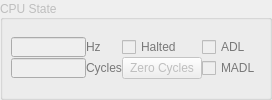
             <widget class="QGroupBox" name="groupCPU">
              <property name="enabled">
               <bool>false</bool>
              </property>
              <property name="sizePolicy">
               <sizepolicy hsizetype="Preferred" vsizetype="Fixed">
                <horstretch>0</horstretch>
                <verstretch>0</verstretch>
               </sizepolicy>
              </property>
              <property name="maximumSize">
               <size>
                <width>16777215</width>
                <height>16777215</height>
               </size>
              </property>
              <property name="title">
               <string>CPU State</string>
              </property>
              <property name="alignment">
               <set>Qt::AlignLeading|Qt::AlignLeft|Qt::AlignVCenter</set>
              </property>
              <property name="flat">
               <bool>false</bool>
              </property>
              <property name="checkable">
               <bool>false</bool>
              </property>
              <layout class="QGridLayout" name="gridLayout_15">
               <property name="leftMargin">
                <number>8</number>
               </property>
               <property name="topMargin">
                <number>8</number>
               </property>
               <property name="rightMargin">
                <number>8</number>
               </property>
               <property name="bottomMargin">
                <number>8</number>
               </property>
               <property name="horizontalSpacing">
                <number>5</number>
               </property>
               <property name="verticalSpacing">
                <number>0</number>
               </property>
               <item row="0" column="0">
                <layout class="QGridLayout" name="gridLayout_11">
                 <item row="1" column="3">
                  <widget class="QCheckBox" name="checkMADL">
                   <property name="sizePolicy">
                    <sizepolicy hsizetype="Preferred" vsizetype="Preferred">
                     <horstretch>0</horstretch>
                     <verstretch>0</verstretch>
                    </sizepolicy>
                   </property>
                   <property name="palette">
                    <palette>
                     <active>
                      <colorrole role="WindowText">
                       <brush brushstyle="SolidPattern">
                        <color alpha="255">
                         <red>0</red>
                         <green>170</green>
                         <blue>0</blue>
                        </color>
                       </brush>
                      </colorrole>
                      <colorrole role="Text">
                       <brush brushstyle="SolidPattern">
                        <color alpha="255">
                         <red>0</red>
                         <green>0</green>
                         <blue>0</blue>
                        </color>
                       </brush>
                      </colorrole>
                     </active>
                     <inactive>
                      <colorrole role="WindowText">
                       <brush brushstyle="SolidPattern">
                        <color alpha="255">
                         <red>0</red>
                         <green>170</green>
                         <blue>0</blue>
                        </color>
                       </brush>
                      </colorrole>
                      <colorrole role="Text">
                       <brush brushstyle="SolidPattern">
                        <color alpha="255">
                         <red>0</red>
                         <green>0</green>
                         <blue>0</blue>
                        </color>
                       </brush>
                      </colorrole>
                     </inactive>
                     <disabled>
                      <colorrole role="WindowText">
                       <brush brushstyle="SolidPattern">
                        <color alpha="255">
                         <red>120</red>
                         <green>120</green>
                         <blue>120</blue>
                        </color>
                       </brush>
                      </colorrole>
                      <colorrole role="Text">
                       <brush brushstyle="SolidPattern">
                        <color alpha="255">
                         <red>120</red>
                         <green>120</green>
                         <blue>120</blue>
                        </color>
                       </brush>
                      </colorrole>
                     </disabled>
                    </palette>
                   </property>
                   <property name="text">
                    <string notr="true">MADL</string>
                   </property>
                  </widget>
                 </item>
                 <item row="1" column="2">
                  <widget class="QPushButton" name="buttonZero">
                   <property name="text">
                    <string>Zero Cycles</string>
                   </property>
                  </widget>
                 </item>
                 <item row="0" column="2">
                  <widget class="QCheckBox" name="checkHalted">
                   <property name="sizePolicy">
                    <sizepolicy hsizetype="Preferred" vsizetype="Preferred">
                     <horstretch>0</horstretch>
                     <verstretch>0</verstretch>
                    </sizepolicy>
                   </property>
                   <property name="palette">
                    <palette>
                     <active>
                      <colorrole role="WindowText">
                       <brush brushstyle="SolidPattern">
                        <color alpha="255">
                         <red>0</red>
                         <green>170</green>
                         <blue>0</blue>
                        </color>
                       </brush>
                      </colorrole>
                     </active>
                     <inactive>
                      <colorrole role="WindowText">
                       <brush brushstyle="SolidPattern">
                        <color alpha="255">
                         <red>0</red>
                         <green>170</green>
                         <blue>0</blue>
                        </color>
                       </brush>
                      </colorrole>
                     </inactive>
                     <disabled>
                      <colorrole role="WindowText">
                       <brush brushstyle="SolidPattern">
                        <color alpha="255">
                         <red>120</red>
                         <green>120</green>
                         <blue>120</blue>
                        </color>
                       </brush>
                      </colorrole>
                     </disabled>
                    </palette>
                   </property>
                   <property name="text">
                    <string notr="true">Halted</string>
                   </property>
                   <property name="checked">
                    <bool>false</bool>
                   </property>
                  </widget>
                 </item>
                 <item row="0" column="0">
                  <widget class="QLineEdit" name="freqView">
                   <property name="enabled">
                    <bool>false</bool>
                   </property>
                   <property name="sizePolicy">
                    <sizepolicy hsizetype="Minimum" vsizetype="Fixed">
                     <horstretch>0</horstretch>
                     <verstretch>0</verstretch>
                    </sizepolicy>
                   </property>
                   <property name="minimumSize">
                    <size>
                     <width>0</width>
                     <height>20</height>
                    </size>
                   </property>
                   <property name="maximumSize">
                    <size>
                     <width>75</width>
                     <height>20</height>
                    </size>
                   </property>
                   <property name="font">
                    <font>
                     <pointsize>9</pointsize>
                    </font>
                   </property>
                   <property name="inputMask">
                    <string notr="true"/>
                   </property>
                   <property name="text">
                    <string notr="true"/>
                   </property>
                   <property name="alignment">
                    <set>Qt::AlignLeading|Qt::AlignLeft|Qt::AlignVCenter</set>
                   </property>
                   <property name="readOnly">
                    <bool>true</bool>
                   </property>
                  </widget>
                 </item>
                 <item row="0" column="3">
                  <widget class="QCheckBox" name="checkADL">
                   <property name="sizePolicy">
                    <sizepolicy hsizetype="Minimum" vsizetype="Fixed">
                     <horstretch>0</horstretch>
                     <verstretch>0</verstretch>
                    </sizepolicy>
                   </property>
                   <property name="palette">
                    <palette>
                     <active>
                      <colorrole role="WindowText">
                       <brush brushstyle="SolidPattern">
                        <color alpha="255">
                         <red>0</red>
                         <green>170</green>
                         <blue>0</blue>
                        </color>
                       </brush>
                      </colorrole>
                      <colorrole role="Text">
                       <brush brushstyle="SolidPattern">
                        <color alpha="255">
                         <red>0</red>
                         <green>0</green>
                         <blue>0</blue>
                        </color>
                       </brush>
                      </colorrole>
                     </active>
                     <inactive>
                      <colorrole role="WindowText">
                       <brush brushstyle="SolidPattern">
                        <color alpha="255">
                         <red>0</red>
                         <green>170</green>
                         <blue>0</blue>
                        </color>
                       </brush>
                      </colorrole>
                      <colorrole role="Text">
                       <brush brushstyle="SolidPattern">
                        <color alpha="255">
                         <red>0</red>
                         <green>0</green>
                         <blue>0</blue>
                        </color>
                       </brush>
                      </colorrole>
                     </inactive>
                     <disabled>
                      <colorrole role="WindowText">
                       <brush brushstyle="SolidPattern">
                        <color alpha="255">
                         <red>120</red>
                         <green>120</green>
                         <blue>120</blue>
                        </color>
                       </brush>
                      </colorrole>
                      <colorrole role="Text">
                       <brush brushstyle="SolidPattern">
                        <color alpha="255">
                         <red>120</red>
                         <green>120</green>
                         <blue>120</blue>
                        </color>
                       </brush>
                      </colorrole>
                     </disabled>
                    </palette>
                   </property>
                   <property name="text">
                    <string notr="true">ADL</string>
                   </property>
                  </widget>
                 </item>
                 <item row="0" column="1">
                  <widget class="QLabel" name="labelHz">
                   <property name="palette">
                    <palette>
                     <active>
                      <colorrole role="WindowText">
                       <brush brushstyle="SolidPattern">
                        <color alpha="255">
                         <red>0</red>
                         <green>170</green>
                         <blue>0</blue>
                        </color>
                       </brush>
                      </colorrole>
                     </active>
                     <inactive>
                      <colorrole role="WindowText">
                       <brush brushstyle="SolidPattern">
                        <color alpha="255">
                         <red>0</red>
                         <green>170</green>
                         <blue>0</blue>
                        </color>
                       </brush>
                      </colorrole>
                     </inactive>
                     <disabled>
                      <colorrole role="WindowText">
                       <brush brushstyle="SolidPattern">
                        <color alpha="255">
                         <red>120</red>
                         <green>120</green>
                         <blue>120</blue>
                        </color>
                       </brush>
                      </colorrole>
                     </disabled>
                    </palette>
                   </property>
                   <property name="text">
                    <string notr="true">Hz</string>
                   </property>
                   <property name="alignment">
                    <set>Qt::AlignLeading|Qt::AlignLeft|Qt::AlignVCenter</set>
                   </property>
                  </widget>
                 </item>
                 <item row="1" column="1">
                  <widget class="QLabel" name="labelCycles">
                   <property name="palette">
                    <palette>
                     <active>
                      <colorrole role="WindowText">
                       <brush brushstyle="SolidPattern">
                        <color alpha="255">
                         <red>0</red>
                         <green>170</green>
                         <blue>0</blue>
                        </color>
                       </brush>
                      </colorrole>
                     </active>
                     <inactive>
                      <colorrole role="WindowText">
                       <brush brushstyle="SolidPattern">
                        <color alpha="255">
                         <red>0</red>
                         <green>170</green>
                         <blue>0</blue>
                        </color>
                       </brush>
                      </colorrole>
                     </inactive>
                     <disabled>
                      <colorrole role="WindowText">
                       <brush brushstyle="SolidPattern">
                        <color alpha="255">
                         <red>120</red>
                         <green>120</green>
                         <blue>120</blue>
                        </color>
                       </brush>
                      </colorrole>
                     </disabled>
                    </palette>
                   </property>
                   <property name="text">
                    <string>Cycles</string>
                   </property>
                  </widget>
                 </item>
                 <item row="1" column="0">
                  <widget class="QLineEdit" name="cycleView">
                   <property name="sizePolicy">
                    <sizepolicy hsizetype="Minimum" vsizetype="Fixed">
                     <horstretch>0</horstretch>
                     <verstretch>0</verstretch>
                    </sizepolicy>
                   </property>
                   <property name="minimumSize">
                    <size>
                     <width>65</width>
                     <height>20</height>
                    </size>
                   </property>
                   <property name="maximumSize">
                    <size>
                     <width>75</width>
                     <height>20</height>
                    </size>
                   </property>
                   <property name="font">
                    <font>
                     <family>MS Shell Dlg 2</family>
                     <pointsize>9</pointsize>
                    </font>
                   </property>
                   <property name="inputMask">
                    <string notr="true"/>
                   </property>
                   <property name="text">
                    <string notr="true"/>
                   </property>
                   <property name="maxLength">
                    <number>32767</number>
                   </property>
                   <property name="frame">
                    <bool>true</bool>
                   </property>
                  </widget>
                 </item>
                </layout>
               </item>
              </layout>
             </widget>
